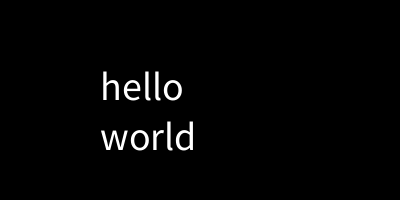
Frame 1 (no input)
Frame 60 (the mouse pressed at the canvas centre just before this capture): identical to frame 1, image omitted
Frame 120 (the mouse held since frame 60 and released just before this capture): identical to frame 1, image omitted

The Processing sketch that drew this single still picture (run headless with seeded random() and noise(); from frame 60 on, the mouse is pressed at the canvas centre):

// Processing sketch: week17_1
// ── week17_1.pde
void setup(){
  size(400,200);
  textSize(40);
}
String line="world";
void draw(){
  background(0);
  text("hello",100,100);
  text(line,100,150);
}
